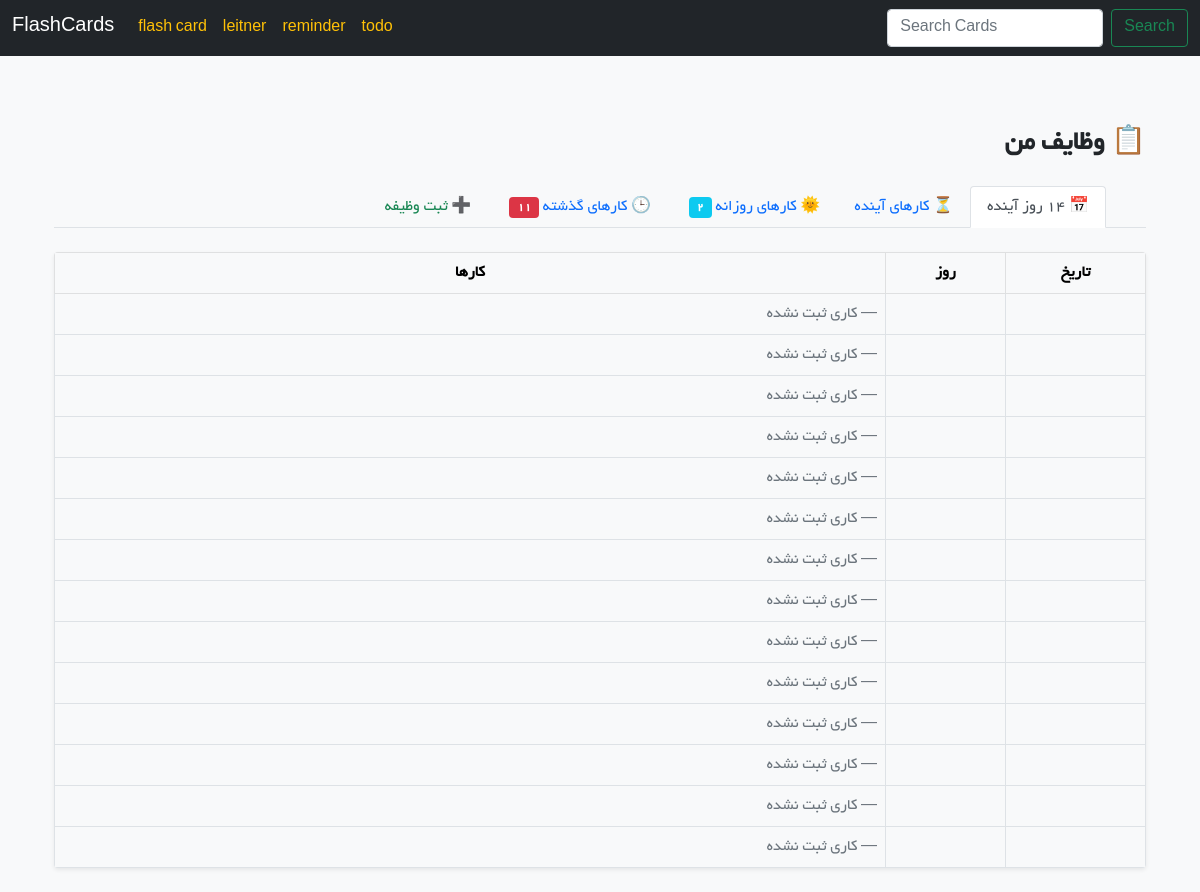
Page /todo/todos/ on the earlier database version.
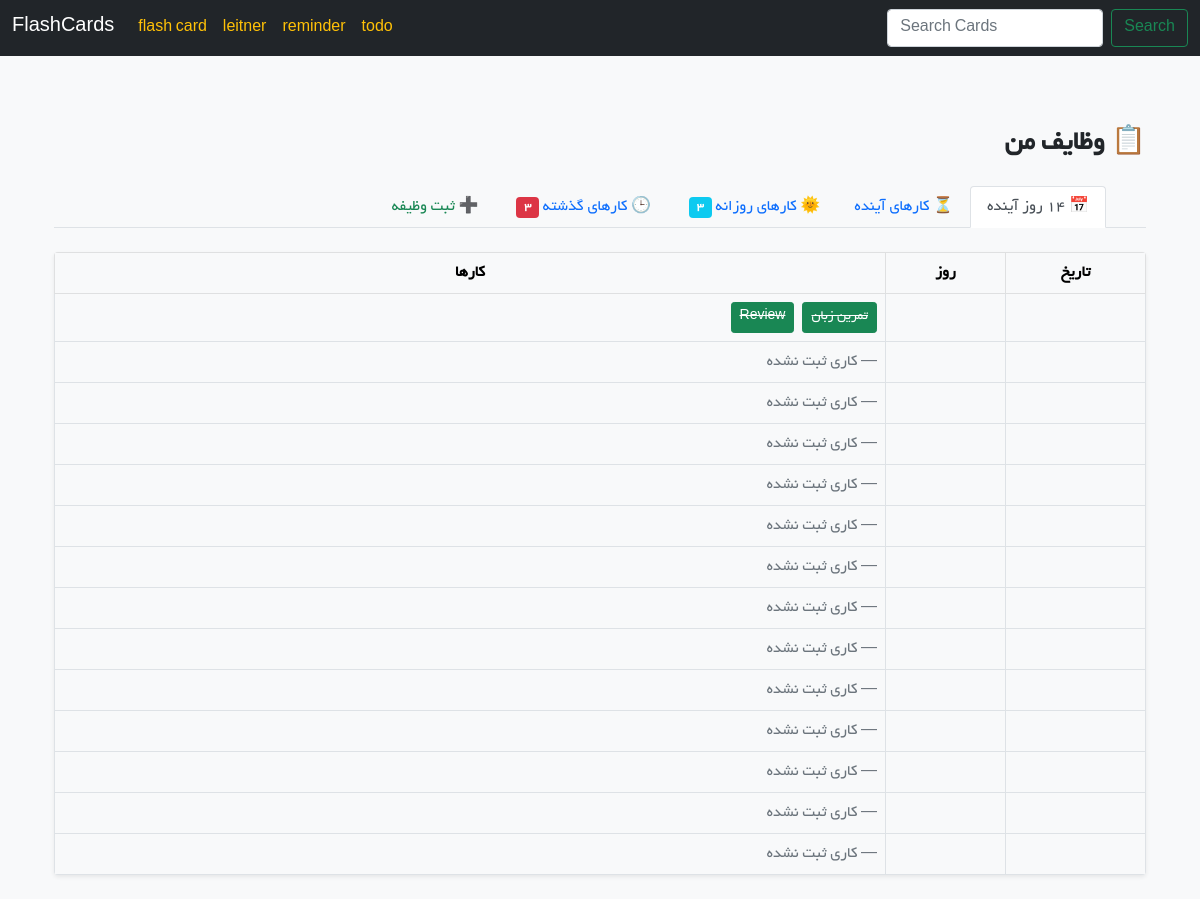
Same page on the later database version.
### todo/models.py (models this page shows, shortened)
class Todo(models.Model):
    PRIORITY_CHOICES = [
        ("low", "Low"),
        ("medium", "Medium"),
        ("high", "High"),
    ]
    title = models.CharField(max_length=200, verbose_name="عنوان")
    description = models.TextField(blank=True, null=True, verbose_name="توضیحات")
    due_date = models.DateField(blank=True, null=True, verbose_name="تاریخ")
    start_time = models.TimeField(blank=True, null=True, verbose_name="ساعت شروع")
    end_time = models.TimeField(blank=True, null=True, verbose_name="ساعت پایان")
    is_completed = models.BooleanField(default=False, verbose_name="انجام شده")
    priority = models.CharField(
        max_length=10, choices=PRIORITY_CHOICES, default="low", verbose_name="اولویت"
    )
    is_daily = models.BooleanField(
        default=False,
        verbose_name="کار روزانه"
    )
    created_at = models.DateTimeField(auto_now_add=True, verbose_name="زمان ایجاد")
    updated_at = models.DateTimeField(auto_now=True, verbose_name="آخرین ویرایش")
    class Meta:
        ordering = ["due_date", "start_time"]
        verbose_name = "وظیفه"
        verbose_name_plural = "وظایف"

### todo/views.py (the view, shortened to what this page needs)
# urls.py: path("todos/", TodoListView.as_view(), name="todo_list"),
class TodoListView(View):
    form_class = TodoForm
    def get(self, request):
        today = date.today()
        form = self.form_class()
        days = [today + timedelta(days=i) for i in range(14)]
        days_dict = {
            day: Todo.objects.filter(due_date=day).order_by("start_time")
            for day in days
        }
        future_todos = Todo.objects.filter(
            due_date__gt=today, is_completed=False
        ).order_by("due_date", "start_time")
        daily_todos = Todo.objects.filter(
            is_daily=True,
        )
        past_todos = Todo.objects.filter(
            due_date__lt=today,
            is_completed=False,
        ).order_by("-due_date")
        todos_totla_time = Todo.objects.filter
        return render(
            request,
            "todo/todo_list.html",
            {
                "days_dict": days_dict,
                "future_todos": future_todos,
                "form": form,
                "daily_todos": daily_todos,
                "past_todos": past_todos,
            },
        )

### todo/templatetags/jalali_filters.py (called while the page is built)
@register.filter
def to_jalali(value):
    if not value:
        return ""
    return JalaliDate(value).strftime("%Y/%m/%d")

@register.filter
def jalali_weekday(value):
    if not value:
        return ""
    return JalaliDate(value).strftime("%A")

### todo/templates/todo/todo_list.html (shortened to what this page needs)
{% extends 'base.html' %}
{% load jalali_filters %}
{% load static %}
{% block content %}
  <div class="container py-4" dir="rtl">
    <div class="mb-4">
      <h3 class="fw-bold">📋 وظایف من</h3>
    </div>
    <ul class="nav nav-tabs mb-4" id="todoTabs" role="tablist">
      <li class="nav-item" role="presentation">
        <button class="nav-link active" id="days-tab" data-bs-toggle="tab" data-bs-target="#days" type="button">📅 ۱۴ روز آینده</button>
      </li>
      <li class="nav-item" role="presentation">
        <button class="nav-link" id="future-tab" data-bs-toggle="tab" data-bs-target="#future" type="button">
          ⏳ کارهای آینده
        </button>
      </li>
      <li class="nav-item" role="presentation">
        <button class="nav-link" id="daily-tab" data-bs-toggle="tab" data-bs-target="#daily" type="button">
          🌞 کارهای روزانه{% if daily_todos %}
            <span class="badge bg-info ms-1">{{ daily_todos|length }}</span>
          {% endif %}
        </button>
      </li>
      <li class="nav-item" role="presentation">
        <button class="nav-link" id="past-tab" data-bs-toggle="tab" data-bs-target="#past" type="button">
          🕒 کارهای گذشته{% if past_todos %}
            <span class="badge bg-danger ms-1">{{ past_todos|length }}</span>
          {% endif %}
        </button>
      </li>
      <li class="nav-item ms-auto" role="presentation">
        <button class="nav-link text-success" id="create-tab" data-bs-toggle="tab" data-bs-target="#create" type="button">➕ ثبت وظیفه</button>
      </li>
    </ul>
    <div class="tab-content">
      <div class="tab-pane fade show active" id="days">
        <div class="table-responsive shadow-sm rounded">
          <table class="table table-bordered align-middle mb-0">
            <thead class="table-light text-center">
              <tr>
                <th style="width:140px;">تاریخ</th>
                <th style="width:120px;">روز</th>
                <th>کارها</th>
              </tr>
            </thead>
            <tbody>
              {% for day, todos in days_dict.items %}
                <tr class="{% if day|jalali_weekday == 'جمعه' %}table-danger{% endif %}">
                  <td class="text-center fw-bold">{{ day|to_jalali }}</td>
                  <td class="text-center">{{ day|jalali_weekday }}</td>
                  <td>
                    {% if todos %}
                      <div class="d-flex flex-wrap gap-2">
                        {% for todo in todos %}
                          <a href="{% url 'todo:todo_detail' todo.id %}"
                            class="btn btn-sm
                         {% if todo.is_completed %}
                           btn-success text-decoration-line-through
                            {% elif todo.priority == 'high' %}
                           btn-danger
                            {% elif todo.priority == 'medium' %}
                           btn-warning
                            {% else %}
                           btn-info
                            {% endif %}
                         ">
                            {{ todo.title }}
                          </a>
                        {% endfor %}
                      </div>
                    {% else %}
                      <span class="text-muted">— کاری ثبت نشده</span>
                    {% endif %}
                  </td>
                </tr>
              {% endfor %}
            </tbody>
          </table>
        </div>
      </div>
    </div>
  </div>
{% endblock %}

Differences in the rows shown:
added Todo: title "تمرین زبان"
added Todo: title "Review"
Other differences:
{{ daily_todos|length }}: "2" → "3"
{{ past_todos|length }}: "11" → "3"
list line gone: "— کاری ثبت نشده"
